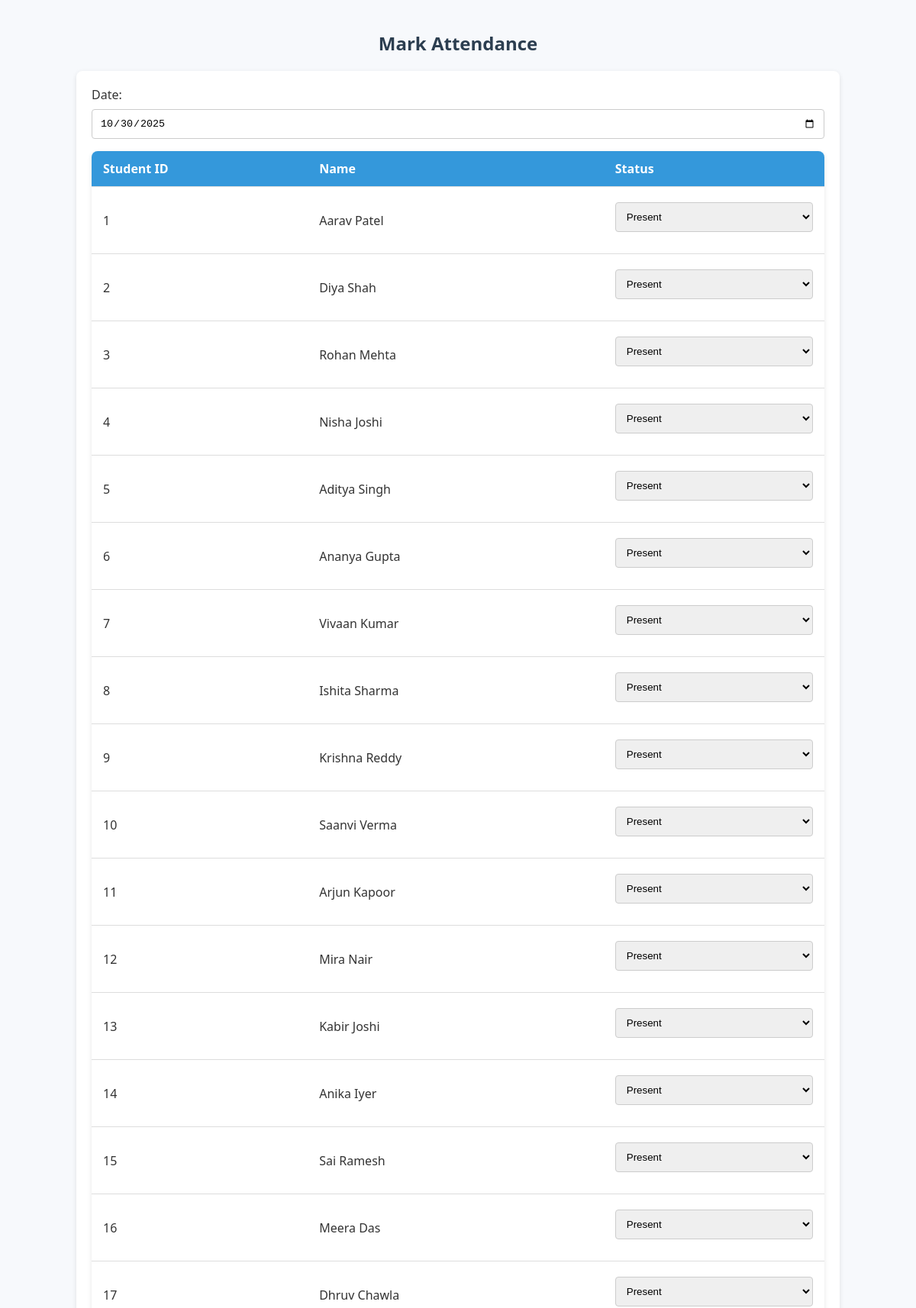
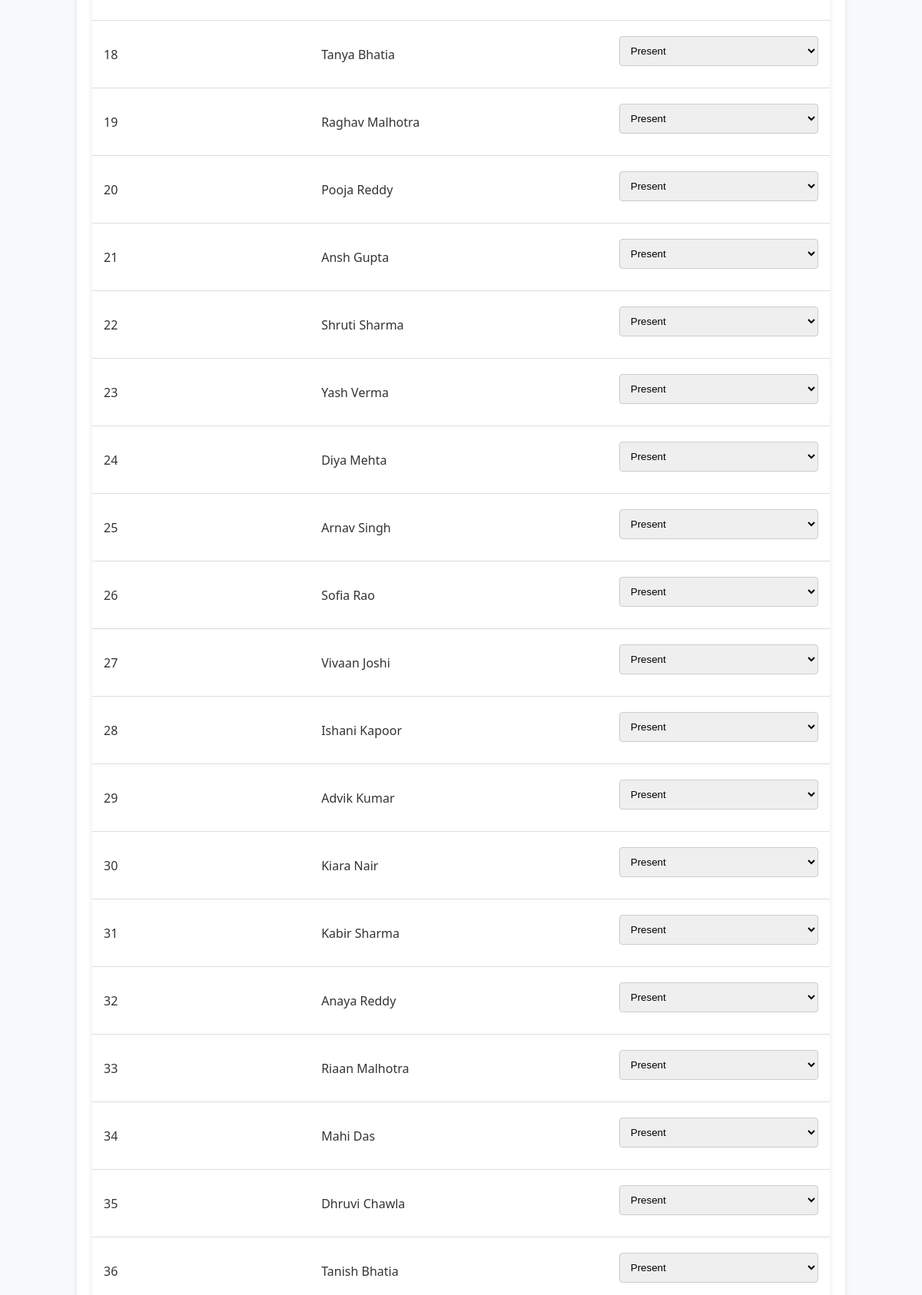
Screenshot of /attendance.php (signed in, upper part) with the database file from the repository (2 pictures, top to bottom).
### tables this page shows
CREATE TABLE `students` (
  `id` int(11) NOT NULL,
  `name` varchar(100) NOT NULL,
  `class` varchar(20) NOT NULL,
  `email` varchar(100) NOT NULL,
  `contact` varchar(20) NOT NULL
);

### attendance.php (the view, shortened to what this page needs)
<?php
include('config.php');
$students_sql = "SELECT * FROM students";
$students_result = $conn->query($students_sql);
?>
<!DOCTYPE html>
<html lang="en">
<head>
    <link rel="stylesheet" href="css/style.css">
</head>
<body>
<div class="container">
    <h2>Mark Attendance</h2>
    <form method="POST" action="">
        Date: <input type="date" name="date" value="<?php echo date('Y-m-d'); ?>" required>
        <table>
            <tr>
                <th>Student ID</th>
                <th>Name</th>
                <th>Status</th>
            </tr>
            <?php
            if($students_result->num_rows > 0){
                while($student = $students_result->fetch_assoc()){
                    echo "<tr>
                            <td>".$student['id']."</td>
                            <td>".$student['name']."</td>
                            <td>
                                <select name='status[".$student['id']."]'>
                                    <option value='Present'>Present</option>
                                    <option value='Absent'>Absent</option>
                                </select>
                            </td>
                          </tr>";
                }
            }
            ?>
        </table>
    </form>
</div>
</body>
</html>

### css/style.css (style rules this page uses)
body { font-family: 'Segoe UI', Tahoma, Geneva, Verdana, sans-serif; background-color: #f7f9fc; margin: 0; padding: 0; color: #333; }
.container { max-width: 1000px; margin: auto; padding: 20px; }
h2, h3 { color: #2c3e50; }
h2 { text-align: center; margin-top: 20px; }
form { background-color: #fff; padding: 20px; border-radius: 8px; box-shadow: 0 2px 6px rgba(0,0,0,0.1); }
input[type="text"], input[type="email"], input[type="password"], input[type="date"], select { width: 100%; padding: 10px; margin: 8px 0 16px 0; border: 1px solid #ccc; border-radius: 4px; box-sizing: border-box; }
table { width: 100%; border-collapse: collapse; margin-bottom: 20px; background-color: #fff; border-radius: 8px; overflow: hidden; box-shadow: 0 2px 6px rgba(0,0,0,0.1); }
table th, table td { padding: 12px 15px; text-align: left; border-bottom: 1px solid #ddd; }
table th { background-color: #3498db; color: #fff; }

### rows the page displays
students: id "1", name "Aarav Patel", id "Present"
students: id "2", name "Diya Shah", id "Present"
students: id "3", name "Rohan Mehta", id "Present"
students: id "4", name "Nisha Joshi", id "Present"
students: id "5", name "Aditya Singh", id "Present"
students: id "6", name "Ananya Gupta", id "Present"
students: id "7", name "Vivaan Kumar", id "Present"
students: id "8", name "Ishita Sharma", id "Present"
students: id "9", name "Krishna Reddy", id "Present"
students: id "10", name "Saanvi Verma", id "Present"
students: id "11", name "Arjun Kapoor", id "Present"
students: id "12", name "Mira Nair", id "Present"
students: id "13", name "Kabir Joshi", id "Present"
students: id "14", name "Anika Iyer", id "Present"
students: id "15", name "Sai Ramesh", id "Present"
students: id "16", name "Meera Das", id "Present"
students: id "17", name "Dhruv Chawla", id "Present"
students: id "18", name "Tanya Bhatia", id "Present"
students: id "19", name "Raghav Malhotra", id "Present"
students: id "20", name "Pooja Reddy", id "Present"
students: id "21", name "Ansh Gupta", id "Present"
students: id "22", name "Shruti Sharma", id "Present"
students: id "23", name "Yash Verma", id "Present"
students: id "24", name "Diya Mehta", id "Present"
students: id "25", name "Arnav Singh", id "Present"
students: id "26", name "Sofia Rao", id "Present"
students: id "27", name "Vivaan Joshi", id "Present"
students: id "28", name "Ishani Kapoor", id "Present"
students: id "29", name "Advik Kumar", id "Present"
students: id "30", name "Kiara Nair", id "Present"
students: id "31", name "Kabir Sharma", id "Present"
students: id "32", name "Anaya Reddy", id "Present"
students: id "33", name "Riaan Malhotra", id "Present"
students: id "34", name "Mahi Das", id "Present"
students: id "35", name "Dhruvi Chawla", id "Present"
students: id "36", name "Tanish Bhatia", id "Present"
